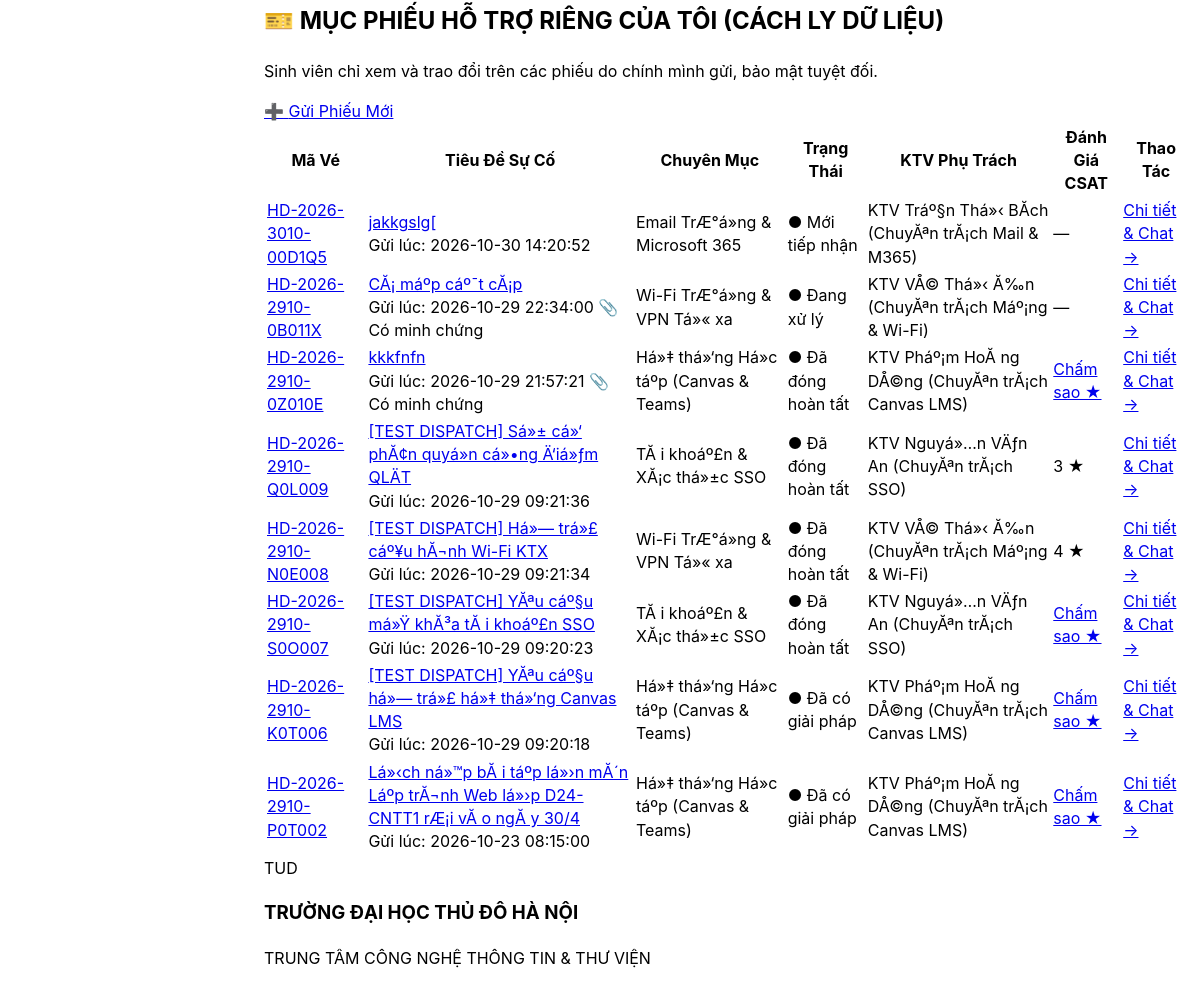
The app's page /index.php (signed in, middle part), older data.
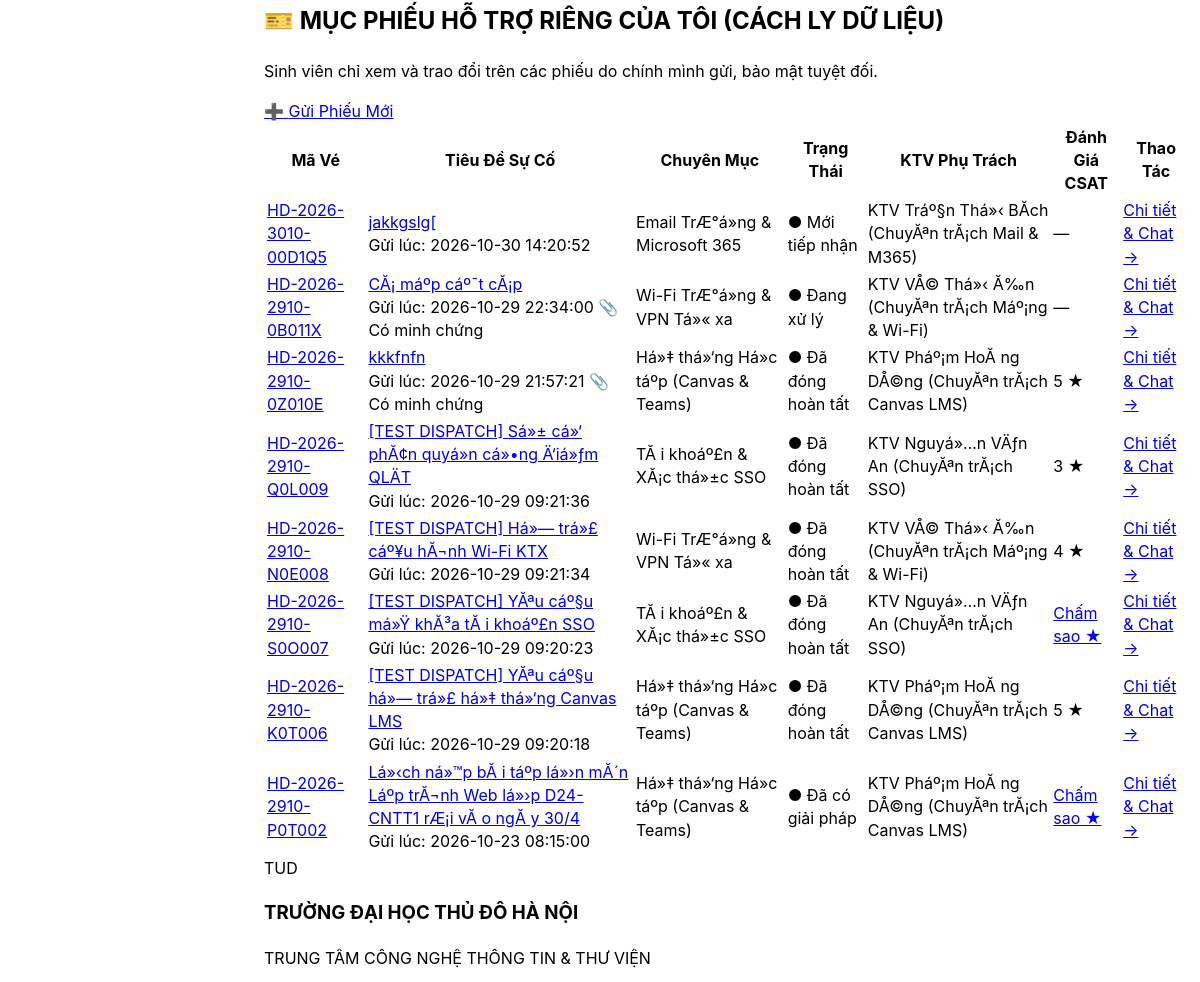
The same page, newer data.
### tables this page shows
CREATE TABLE `tickets` (
  `id` int(10) unsigned NOT NULL AUTO_INCREMENT,
  `requester_id` int(10) unsigned NOT NULL,
  `assigned_to` int(10) unsigned DEFAULT NULL,
  `category_id` int(10) unsigned NOT NULL,
  `priority_id` int(10) unsigned NOT NULL,
  `parent_ticket_id` int(10) unsigned DEFAULT NULL,
  `class_id` int(10) unsigned DEFAULT NULL,
  `course_id` int(10) unsigned DEFAULT NULL,
  `is_guest_ticket` tinyint(1) NOT NULL DEFAULT 0,
  `contact_email` varchar(190) DEFAULT NULL,
  `lookup_pin` varchar(10) DEFAULT NULL,
  `title` varchar(150) NOT NULL,
  `description` text NOT NULL,
  `system_affected` varchar(50) NOT NULL,
  `attachment_path` text DEFAULT NULL,
  `status` enum('new','in_progress','waiting_requester','resolved','closed') NOT NULL DEFAULT 'new',
  `closed_reason` enum('completed','auto_closed','duplicate','cancelled') DEFAULT NULL,
  `created_at` datetime NOT NULL DEFAULT current_timestamp(),
  `sla_started_at` datetime NOT NULL DEFAULT current_timestamp(),
  `triage_due_at` datetime NOT NULL,
  `due_at` datetime NOT NULL,
  `first_response_at` datetime DEFAULT NULL,
  `resolved_at` datetime DEFAULT NULL,
  `closed_at` datetime DEFAULT NULL,
  `reopen_count` tinyint(3) unsigned NOT NULL DEFAULT 0,
  `ticket_code` varchar(30) NOT NULL,
  `is_assigned_transfer` tinyint(1) NOT NULL DEFAULT 0,
  `is_spam` tinyint(1) NOT NULL DEFAULT 0,
  `spam_reason` varchar(255) DEFAULT NULL,
  PRIMARY KEY (`id`),
  UNIQUE KEY `ticket_code` (`ticket_code`),
  KEY `fk_tickets_category` (`category_id`),
  KEY `fk_tickets_priority` (`priority_id`),
  KEY `fk_tickets_parent` (`parent_ticket_id`),
  KEY `fk_tickets_course` (`course_id`),
  KEY `idx_admin_queue` (`status`,`triage_due_at`,`due_at`),
  KEY `idx_agent_work` (`assigned_to`,`status`,`due_at`),
  KEY `idx_user_history` (`requester_id`,`created_at`),
  KEY `idx_guest_lookup` (`ticket_code`,`lookup_pin`),
  KEY `idx_ticket_academic` (`class_id`,`course_id`),
  CONSTRAINT `fk_tickets_assigned_to` FOREIGN KEY (`assigned_to`) REFERENCES `users` (`id`) ON DELETE SET NULL,
  CONSTRAINT `fk_tickets_category` FOREIGN KEY (`category_id`) REFERENCES `categories` (`id`),
  CONSTRAINT `fk_tickets_class` FOREIGN KEY (`class_id`) REFERENCES `classes` (`id`) ON DELETE SET NULL,
  CONSTRAINT `fk_tickets_course` FOREIGN KEY (`course_id`) REFERENCES `courses` (`id`) ON DELETE SET NULL,
  CONSTRAINT `fk_tickets_parent` FOREIGN KEY (`parent_ticket_id`) REFERENCES `tickets` (`id`) ON DELETE SET NULL,
  CONSTRAINT `fk_tickets_priority` FOREIGN KEY (`priority_id`) REFERENCES `priorities` (`id`),
  CONSTRAINT `fk_tickets_requester` FOREIGN KEY (`requester_id`) REFERENCES `users` (`id`) ON DELETE CASCADE
);

CREATE TABLE `categories` (
  `id` int(10) unsigned NOT NULL AUTO_INCREMENT,
  `code` varchar(50) NOT NULL,
  `name` varchar(100) NOT NULL,
  `description` varchar(255) DEFAULT NULL,
  `default_priority_code` varchar(20) NOT NULL DEFAULT 'MED',
  `sla_hours` decimal(4,1) NOT NULL DEFAULT 4.0,
  `is_active` tinyint(1) NOT NULL DEFAULT 1,
  `created_at` datetime NOT NULL DEFAULT current_timestamp(),
  PRIMARY KEY (`id`),
  UNIQUE KEY `uq_categories_code` (`code`)
);

CREATE TABLE `users` (
  `id` int(10) unsigned NOT NULL AUTO_INCREMENT,
  `user_code` varchar(30) NOT NULL,
  `name` varchar(100) NOT NULL,
  `email` varchar(190) NOT NULL,
  `personal_email` varchar(190) DEFAULT NULL,
  `password_hash` varchar(255) NOT NULL,
  `role` enum('requester','agent','admin') NOT NULL DEFAULT 'requester',
  `user_type` enum('student','lecturer','staff') NOT NULL DEFAULT 'student',
  `department` varchar(100) DEFAULT NULL,
  `phone` varchar(20) DEFAULT NULL,
  `class_id` int(10) unsigned DEFAULT NULL,
  `cohort` varchar(20) DEFAULT 'D24',
  `academic_status` enum('studying','graduated','expelled','suspended') NOT NULL DEFAULT 'studying',
  `specialty_category_id` int(10) unsigned DEFAULT NULL,
  `max_capacity` tinyint(3) unsigned NOT NULL DEFAULT 5,
  `active_tickets_count` tinyint(3) unsigned NOT NULL DEFAULT 0,
  `is_on_duty` tinyint(1) NOT NULL DEFAULT 1,
  `failed_attempts` tinyint(3) unsigned NOT NULL DEFAULT 0,
  `locked_until` datetime DEFAULT NULL,
  `is_active` tinyint(1) NOT NULL DEFAULT 1,
  `lock_reason` enum('none','brute_force','violation','expelled','tuition_debt','graduated') NOT NULL DEFAULT 'none',
  `is_first_login` tinyint(1) NOT NULL DEFAULT 1,
  `created_at` datetime NOT NULL DEFAULT current_timestamp(),
  `updated_at` datetime NOT NULL DEFAULT current_timestamp() ON UPDATE current_timestamp(),
  `avatar_path` varchar(255) DEFAULT NULL,
  PRIMARY KEY (`id`),
  UNIQUE KEY `uq_users_user_code` (`user_code`),
  UNIQUE KEY `uq_users_email` (`email`),
  KEY `fk_users_class` (`class_id`),
  KEY `fk_users_specialty_category` (`specialty_category_id`),
  KEY `idx_agent_dispatch` (`role`,`is_active`,`is_on_duty`,`specialty_category_id`,`active_tickets_count`),
  KEY `idx_user_lookup` (`user_code`,`user_type`,`academic_status`),
  KEY `idx_cohort_filter` (`cohort`,`academic_status`),
  CONSTRAINT `fk_users_class` FOREIGN KEY (`class_id`) REFERENCES `classes` (`id`) ON DELETE SET NULL,
  CONSTRAINT `fk_users_specialty_category` FOREIGN KEY (`specialty_category_id`) REFERENCES `categories` (`id`) ON DELETE SET NULL
);

CREATE TABLE `ticket_ratings` (
  `id` int(10) unsigned NOT NULL AUTO_INCREMENT,
  `ticket_id` int(10) unsigned NOT NULL,
  `user_id` int(10) unsigned NOT NULL,
  `score` tinyint(3) unsigned NOT NULL,
  `comment` varchar(500) DEFAULT NULL,
  `created_at` datetime NOT NULL DEFAULT current_timestamp(),
  PRIMARY KEY (`id`),
  UNIQUE KEY `uq_ticket_ratings_ticket` (`ticket_id`),
  KEY `fk_ticket_ratings_user` (`user_id`),
  CONSTRAINT `fk_ticket_ratings_ticket` FOREIGN KEY (`ticket_id`) REFERENCES `tickets` (`id`) ON DELETE CASCADE,
  CONSTRAINT `fk_ticket_ratings_user` FOREIGN KEY (`user_id`) REFERENCES `users` (`id`) ON DELETE CASCADE,
  CONSTRAINT `chk_ticket_ratings_score` CHECK (`score` between 1 and 5)
);

### index.php (the view, shortened to what the rows shown need)
<?php
$pdo = db();
if (!function_exists('get_app_base_url')) {
    function get_app_base_url(): string {
        $docRoot = str_replace('\\', '/', realpath($_SERVER['DOCUMENT_ROOT'] ?? '') ?: ($_SERVER['DOCUMENT_ROOT'] ?? ''));
        $appRoot = str_replace('\\', '/', realpath(__DIR__) ?: __DIR__);
        if ($docRoot && str_starts_with($appRoot, $docRoot)) {
            $rel = substr($appRoot, strlen($docRoot));
            $base = '/' . trim(str_replace('\\', '/', $rel), '/') . '/';
            return str_replace('//', '/', $base);
        }
        return '/';
    }
}
    ?>
    <?php
$currentUser = $_SESSION['user'] ?? null;
    ?>
    <?php
$userId   = (int)$currentUser['id'];
$userType = $currentUser['user_type'] ?? 'student';
if ($userType === 'student') {
    $myTickets = $pdo->query("
        SELECT t.*, c.name AS category_name, p.name AS priority_name, p.code AS priority_code,
               ag.name AS agent_name, r.score AS rating_score
        FROM tickets t
        JOIN categories c ON t.category_id = c.id
        JOIN priorities p ON t.priority_id = p.id
        LEFT JOIN users ag ON t.assigned_to = ag.id
        LEFT JOIN ticket_ratings r ON r.ticket_id = t.id
        WHERE t.requester_id = {$userId}
        ORDER BY t.id DESC
    ")->fetchAll();
    ?>
    <!DOCTYPE html>
    <html lang="vi">
    <head>
        <script src="https://www.gstatic.com/antigravity/web/dev/tailwindcss.min.js"></script>
    </head>
    <body class="bg-slate-50 text-slate-800 font-sans antialiased min-h-screen flex flex-col justify-between">
        <?php require __DIR__ . '/includes/navbar.php'; ?>
        <main class="flex-1 max-w-7xl mx-auto w-full px-4 sm:px-6 lg:px-8 py-6 space-y-6">
            <div class="bg-white border border-slate-200/90 rounded-3xl shadow-sm overflow-hidden space-y-3">
                <div class="p-5 border-b border-slate-100 flex items-center justify-between flex-wrap gap-3">
                    <div>
                        <h2 class="text-sm font-bold text-slate-900 flex items-center gap-2">
                            <span>🎫</span> MỤC PHIẾU HỖ TRỢ RIÊNG CỦA TÔI (CÁCH LY DỮ LIỆU)
                        </h2>
                    </div>
                </div>
                <?php if (empty($myTickets)): ?>
                    <div class="p-10 text-center text-slate-400 text-xs space-y-2">
                        <span class="text-3xl block">📭</span>
                        <p class="text-sm font-bold text-slate-600">Hiện bạn chưa gửi yêu cầu hỗ trợ nào.</p>
                        <p class="text-[11.5px] text-slate-400">Khi gặp sự cố kỹ thuật phòng máy, phần mềm hoặc tài khoản, hãy chọn <strong>Gửi Yêu Cầu Hỗ Trợ</strong> trên menu dọc.</p>
                    </div>
                <?php else: ?>
                    <div class="overflow-x-auto">
                        <table class="w-full text-left border-collapse text-xs">
                            <thead>
                                <tr class="bg-slate-50 text-slate-700 font-bold border-b border-slate-200 text-[11px]">
                                    <th class="py-3 px-4">Mã Vé</th>
                                    <th class="py-3 px-4">Tiêu Đề Sự Cố</th>
                                    <th class="py-3 px-4">Chuyên Mục</th>
                                    <th class="py-3 px-4 text-center">Trạng Thái</th>
                                    <th class="py-3 px-4">KTV Phụ Trách</th>
                                    <th class="py-3 px-4 text-center">Đánh Giá CSAT</th>
                                    <th class="py-3 px-4 text-center">Thao Tác</th>
                                </tr>
                            </thead>
                            <tbody class="divide-y divide-slate-100">
                                <?php foreach ($myTickets as $t): ?>
                                    <?php
                                    $statusBadges = [
                                        'new'               => 'bg-blue-50 text-blue-700 border-blue-200',
                                        'in_progress'       => 'bg-amber-50 text-amber-700 border-amber-200',
                                        'waiting_requester' => 'bg-purple-50 text-purple-700 border-purple-200',
                                        'resolved'          => 'bg-emerald-50 text-emerald-700 border-emerald-200',
                                        'closed'            => 'bg-slate-100 text-slate-600 border-slate-200',
                                    ];
                                    $statusLabels = [
                                        'new'               => 'Mới tiếp nhận',
                                        'in_progress'       => 'Đang xử lý',
                                        'waiting_requester' => 'Chờ bạn phản hồi',
                                        'resolved'          => 'Đã có giải pháp',
                                        'closed'            => 'Đã đóng hoàn tất',
                                    ];
                                    ?>
                                    <tr class="hover:bg-slate-50/80 transition">
                                        <td class="py-3.5 px-4 font-mono font-bold text-indigo-600">
                                            <a href="<?php echo $appBase; ?>tickets/show.php?id=<?php echo $t['id']; ?>" class="hover:underline">
                                                <?php echo htmlspecialchars($t['ticket_code']); ?>
                                            </a>
                                        </td>
                                        <td class="py-3.5 px-4 font-semibold text-slate-900">
                                            <a href="<?php echo $appBase; ?>tickets/show.php?id=<?php echo $t['id']; ?>" class="hover:text-indigo-600 transition block max-w-sm truncate">
                                                <?php echo htmlspecialchars($t['title']); ?>
                                            </a>
                                            <div class="flex items-center gap-2 mt-0.5">
                                                <span class="text-[10.5px] text-slate-400 font-normal">Gửi lúc: <?php echo htmlspecialchars($t['created_at']); ?></span>
                                                <?php if (!empty($t['attachment_path'])): ?>
                                                    <span class="inline-flex items-center gap-1 text-[10px] font-bold text-indigo-600 bg-indigo-50 px-1.5 py-0.5 rounded border border-indigo-200">
                                                        📎 Có minh chứng
                                                    </span>
                                                <?php endif; ?>
                                            </div>
                                        </td>
                                        <td class="py-3.5 px-4 text-slate-600">
                                            <?php echo htmlspecialchars($t['category_name']); ?>
                                        </td>
                                        <td class="py-3.5 px-4 text-center">
                                            <span class="px-2.5 py-1 rounded-full text-[10.5px] font-bold border <?php echo $statusBadges[$t['status']] ?? 'bg-slate-100 text-slate-600 border-slate-200'; ?>">
                                                ● <?php echo $statusLabels[$t['status']] ?? $t['status']; ?>
                                            </span>
                                        </td>
                                        <td class="py-3.5 px-4 text-slate-600">
                                            <?php echo htmlspecialchars($t['agent_name'] ?: 'Đang phân công...'); ?>
                                        </td>
                                        <td class="py-3.5 px-4 text-center">
                                            <?php if ($t['rating_score']): ?>
                                                <span class="font-bold text-amber-500 font-mono text-sm"><?php echo $t['rating_score']; ?> ★</span>
                                            <?php elseif ($t['status'] === 'resolved' || $t['status'] === 'closed'): ?>
                                                <a href="<?php echo $appBase; ?>tickets/show.php?id=<?php echo $t['id']; ?>#csat-box"
                                                   class="px-2.5 py-1 bg-amber-50 hover:bg-amber-100 text-amber-700 border border-amber-200 rounded-lg text-[10.5px] font-bold transition inline-block">
                                                    Chấm sao ★
                                                </a>
                                            <?php else: ?>
                                                <span class="text-slate-300 text-[11px]">—</span>
                                            <?php endif; ?>
                                        </td>
                                        <td class="py-3.5 px-4 text-center">
                                            <a href="<?php echo $appBase; ?>tickets/show.php?id=<?php echo $t['id']; ?>" class="px-3 py-1.5 bg-indigo-50 hover:bg-indigo-100 text-indigo-700 font-bold rounded-xl transition inline-block text-xs">
                                                Chi tiết & Chat →
                                            </a>
                                        </td>
                                    </tr>
                                <?php endforeach; ?>
                            </tbody>
                        </table>
                    </div>
                <?php endif; ?>
            </div>
        </main>
    </body>
    </html>
    <?php
    exit;
}
    ?>
    <?php require __DIR__ . '/includes/navbar.php'; ?>

Row changes from the older to the newer data that the page shows:
shown differently, row unchanged: tickets "HD-2026-2910-0Z010E": ticket_ratings.score (not shown) → "5"; text "Chấm sao ★" → "★"
changed tickets "HD-2026-2910-K0T006": status "Đã có giải pháp" → "Đã đóng hoàn tất"; ticket_ratings.score (not shown) → "5"; no longer shows "Chấm sao ★"
